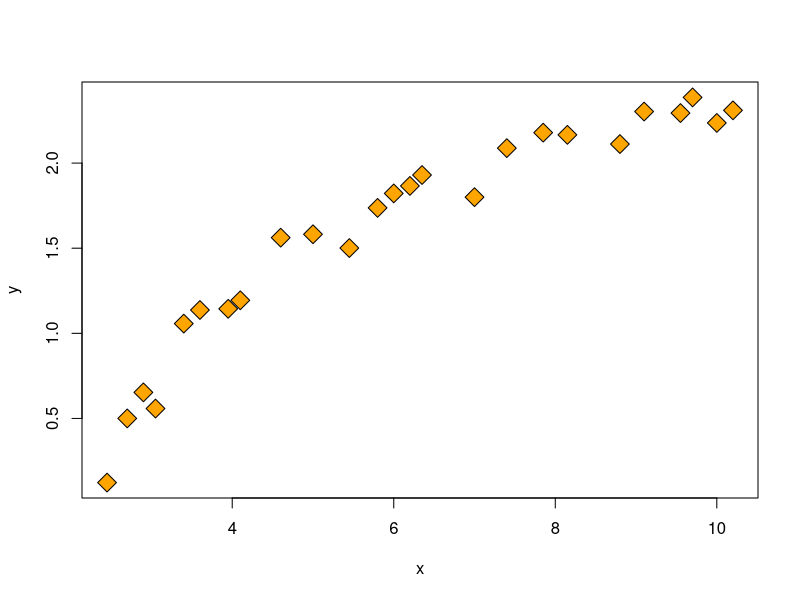
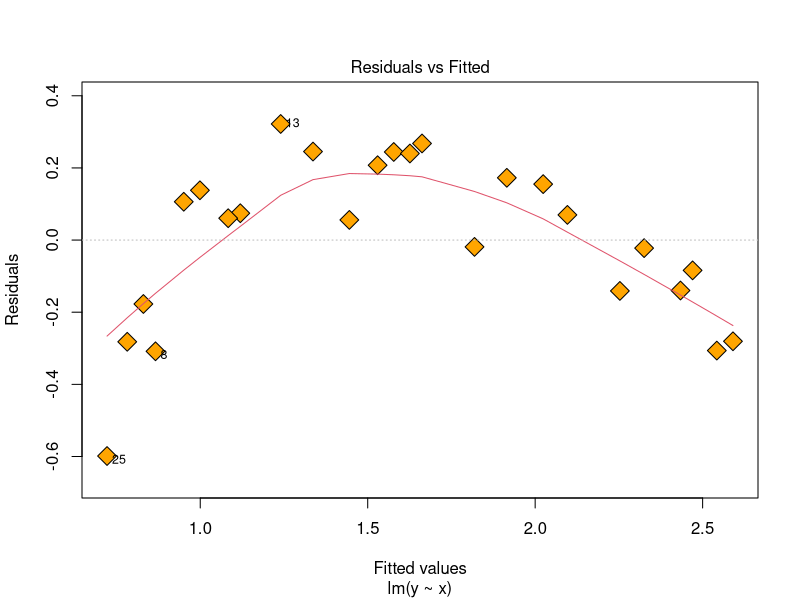
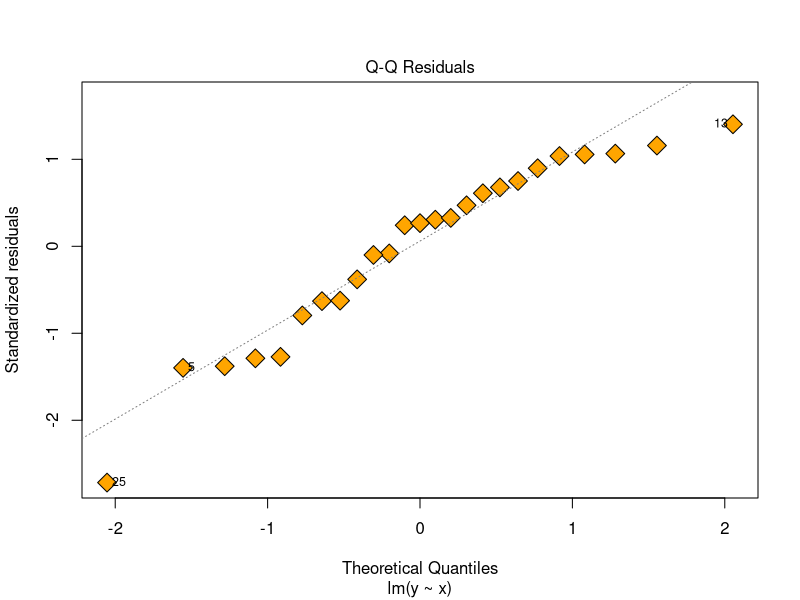
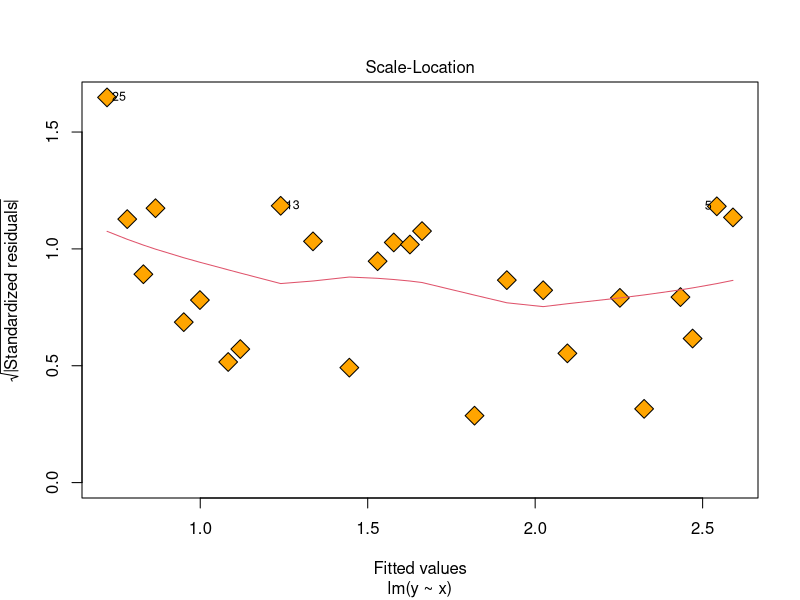
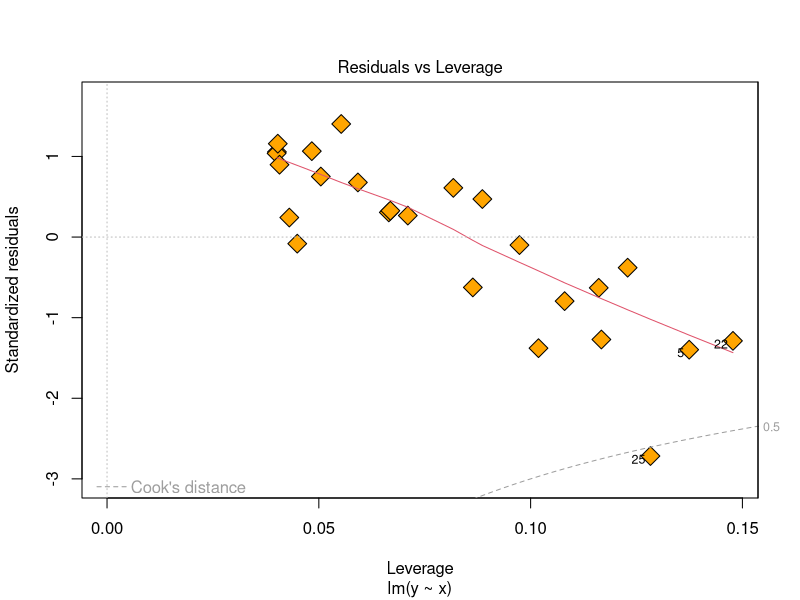

Write R code to recreate these figures, in order. (Note: this script raises an error after producing the figures.)
	install.packages('car');
	install.packages('calibrate');

	library(car);
	library(calibrate);

	##########################
	#x <- runif(50)
	#y <- runif(50)
	#plot(x,y, pch=23, bg='orange', cex=2)
	#textxy(x,y,c(5,10,20),m=c(mean(x),mean(y)))
	##########################


	wind_data = read.table('windmill.data', sep=',', header=T);
	attach(wind_data);

	n = nrow(wind_data);

	wind.lm= lm(y ~ x , data=wind_data);	
	plot(x, y, pch=23, bg='orange', cex=2);

	plot(wind.lm, pch=23, bg='orange', cex=2);

	influence.measures(wind.lm);

	# residuals e = y^ - y
	e = resid(deli.lm);
	
	# studentized residuals: ri = ei / (sqrt(MSE*(1-hii))
	r = rstandard(deli.lm);

	# R-student ti = ei / (sqrt(S(i)^2*(1-hii))
	t = rstudent(deli.lm);

	# diagonal values of the hat matrix H
	hii = hatvalues(deli.lm);

	# 3 residuals matrix
	res = cbind(e,r,t);
	cbind(infl$infmat, res);
	
	# fig 4.2, 
	qqnorm(e, main = "Q-Q Plot of ord least square residuals"); qqline(e, col = 'red');
	qqnorm(r, main = "Q-Q Plot of studentized      residuals"); qqline(r, col = 'red');

	# fig 4.4
	plot(fitted(deli.lm), resid(deli.lm), pch=23, bg='orange', cex=2);
	abline(h=0,lty=2,col="red")

	plot(fitted(deli.lm), rstandard(deli.lm), pch=23, bg='orange', cex=2);
	abline(h=0,lty=2,col="red")


	# Fig 4.7 - Partial regression plots (i.e. added variable plots)
	par(mfrow=c(1,2));
	lm1 = lm(Time  ~  Distance);
	lm2 = lm(Cases ~  Distance);

	## the two plots below must be identical 
	avPlots(deli.lm, 'Cases', pch=23,bg='orange', cex=2);
	plot(resid(lm2), resid(lm1), pch=23,bg='orange', cex=2);
	par(mfrow=c(1,1));

	avPlots(deli.lm, pch=23,bg='orange', cex=2);


	plot(dfbetas(m422)[,'x1'], pch=23, bg='orange', cex=2, ylab="DFBETA (x1)");
	plot(dfbetas(m422)[,'x3'], pch=23, bg='orange', cex=2, ylab="DFBETA (x3)");
	par(mfrow=c(1,2));
	plot(dfbetas(m422)[,'x2'], pch=23, bg='orange', cex=2, ylab="DFBETA (x2)");
	plot(dfbetas(m422)[,'x4'], pch=23, bg='orange', cex=2, ylab="DFBETA (x4)");

	plot(dffits(m422), pch=23, bg='orange', cex=2, ylab="DFFITS");

	plot(cooks.distance(m422), pch=23,bg='orange', cex=2, ylab="Cook's distance");

	# Bonferroni outlier test
	outlierTest(m422);
	influence.measures(m422);

	subs = c(1,seq(3,25));
	b14b = b14[subs,];
	m422b=lm(y ~ x1+x2+x3+x4, data=b14b);
	# old model 
	m422;
	# new model - without observation 2

	m422b;
	plot(m422b, pch=23 ,bg='orange',cex=2);

	par(mfrow=c(1,2));
	plot(dfbetas(m422b)[,'x2'], pch=23, bg='orange', cex=2, ylab="DFBETA (x2)");
	plot(dfbetas(m422b)[,'x4'], pch=23, bg='orange', cex=2, ylab="DFBETA (x4)");

	par(mfrow=c(1,1));
	plot(dffits(m422b), pch=23, bg='orange', cex=2, ylab="DFFITS");
	plot(cooks.distance(m422b), pch=23,bg='orange', cex=2, ylab="Cook's distance");

	# Bonferroni outlier test
	outlierTest(m422b);

	#All the influence measures
	influence.measures(m422b);

	res = resid(m422b);

	plot(predict(m422b), resid(m422b), pch=23,bg='orange', cex=2);
	par(mfrow=c(1,2));
	plot(predict(m422b), rstandard(m422b), pch=23,bg='orange', cex=1);
	plot(predict(m422b), rstudent(m422b), pch=23,bg='orange', cex=1);
	

	m516b=lm(log(y) ~ x1+x2+x3+x4, data=b14b);
	# model m516b- without obs 2 and use log transformation on y
	m516b
	plot(m516b, pch=23 ,bg='orange',cex=2);

	par(mfrow=c(1,2));
	plot(dfbetas(m516b)[,'x2'], pch=23, bg='orange', cex=2, ylab="DFBETA (x2)");
	plot(dfbetas(m516b)[,'x4'], pch=23, bg='orange', cex=2, ylab="DFBETA (x4)");

	par(mfrow=c(1,2));
	plot(dfbetas(m516b)[,'x1'], pch=23, bg='orange', cex=2, ylab="DFBETA (x1)");
	plot(dfbetas(m516b)[,'x3'], pch=23, bg='orange', cex=2, ylab="DFBETA (x3)");

	par(mfrow=c(1,1));
	plot(dffits(m516b), pch=23, bg='orange', cex=2, ylab="DFFITS");
	plot(cooks.distance(m516b), pch=23,bg='orange', cex=2, ylab="Cook's distance");

	# Bonferroni outlier test
	outlierTest(m516b);

	#All the influence measures
	influence.measures(m516b);

	res = resid(m516b);

	par(mfrow=c(1,2));
	avPlots(m516b, 'x3', pch=23,bg='orange', cex=2);
	avPlots(m516b, 'x4', pch=23,bg='orange', cex=2);

	#Hat values
	plot(hatvalues(m516b), pch=23, bg='orange', cex=2, ylab='Hat values');

	#Component+residual plots
	par(mfrow=c(1,2));
	crPlots(m516b, 'x1', pch=19, cex=2);
	crPlots(m516b, 'x2', pch=19, cex=2);

	par(mfrow=c(1,2));
	crPlots(m516b, 'x3', pch=19, cex=2);
	crPlots(m516b, 'x4', pch=19, cex=2);


	# Now using log transformation both repressors and response variables.
	m516c=lm(log(y) ~ log(x1)+log(x2)+log(x3)+log(x4), data=b14b);
	m516c
	plot(m516c, pch=23 ,bg='orange',cex=2);

	# Bonferroni outlier test
	outlierTest(m516c);

	#All the influence measures
	influence.measures(m516c);
